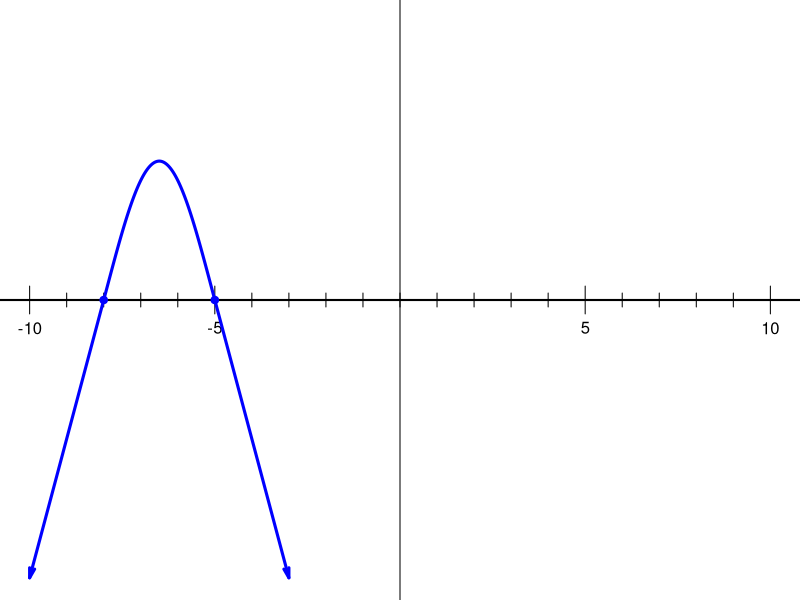
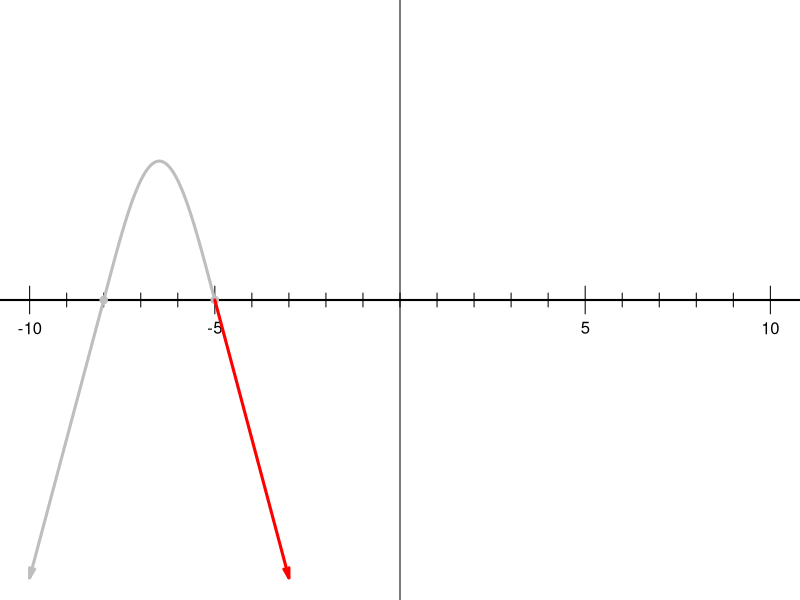

R code for these plots, in order:
## ---- chunk 1
n = sample(2:5,1)
while(T){
    root = sort(sample(1:8,n)*sample(c(-1,1),n,T))
    if(min(diff(root))>1 && max(diff(root))<7){break}
}
a = sample(c(-1,1),1)

rmix = sample(root)
if(a==1){
    exp1 = paste0("(x+",-rmix,")",collapse="")
    exp2 = paste0("(x+",rmix,")",collapse="")
    exp3 = paste0("-",paste0("(x+",-rmix,")",collapse=""))
    exp4 = paste0("-",paste0("(x+",rmix,")",collapse=""))
    exp5 = paste0("(x+",-root,")",collapse="")
    exp6 = paste0("a",paste0("(x+",-root,")",collapse=""))
} else {
    exp1 = paste0("-",paste0("(x+",-rmix,")",collapse=""))
    exp2 = paste0("-",paste0("(x+",rmix,")",collapse=""))
    exp3 = paste0("(x+",-rmix,")",collapse="")
    exp4 = paste0("(x+",rmix,")",collapse="")
    exp5 = paste0("-",paste0("(x+",-root,")",collapse=""))
    exp6 = paste0("a",paste0("(x+",-root,")",collapse=""))
}
exp1 = gsub("+-","-",exp1,fixed=T)
exp2 = gsub("+-","-",exp2,fixed=T)
exp3 = gsub("+-","-",exp3,fixed=T)
exp4 = gsub("+-","-",exp4,fixed=T)
exp5 = gsub("+-","-",exp5,fixed=T)
exp6 = gsub("+-","-",exp6,fixed=T)

exps = sample(c(exp1,exp2,exp3,exp4))
al = paste0("* $y=",exps,"$",collapse="\n")
sol = paste0(1*(exps==exp1),collapse="")

## ---- chunk 2
par(mar=c(0,0,0,0))
plot(0,0,"n",axes=F,ann=F,xlim=c(-10,10),ylim=c(-2,2))
abline(v=0,lwd=1)
abline(h=0,lwd=2)
for(i in -10:10){
    if(i%%5==0 && i!=0){
        lines(c(i,i),c(-0.1,0.1))
        text(i,-0.2,i)
    } else {
        lines(c(i,i),c(-0.05,0.05))
    }
}
xs = root
ts = rev(-(0:(n-1))*pi)
xwave = seq(min(xs),max(xs),0.01)
sf = splinefunH(xs,ts,rep(1,n))
# print(typeof(sf))
# print(sf)
lines(xwave,a*sin(sf(xwave)),col="blue",lwd=3)
points(root,rep(0,n),pch=19,col="blue")
# lines(c(max(root),max(root)+2),c(0,2*a),col="blue",lwd=3)
# lines(c(min(root),min(root)-2),c(0,2*a*(-1)^n),col="blue",lwd=3)
arrows(max(root),0,max(root)+2,2*a,col="blue",lwd=3,length=0.1,angle=15)
arrows(min(root),0,min(root)-2,2*a*(-1)^n,col="blue",lwd=3,length=0.1,angle=15)
## ---- chunk 3
ss = paste0("$x+",-root,"$",collapse=" and ")
ss = gsub("+-","-",ss,fixed=T)
## ---- chunk 4
par(mar=c(0,0,0,0))
plot(0,0,"n",axes=F,ann=F,xlim=c(-10,10),ylim=c(-2,2))
abline(v=0,lwd=1)
abline(h=0,lwd=2)
for(i in -10:10){
    if(i%%5==0 && i!=0){
        lines(c(i,i),c(-0.1,0.1))
        text(i,-0.2,i)
    } else {
        lines(c(i,i),c(-0.05,0.05))
    }
}
xs = root
ts = rev(-(0:(n-1))*pi)
xwave = seq(min(xs),max(xs),0.01)
sf = splinefunH(xs,ts,rep(1,n))
# print(typeof(sf))
# print(sf)
lines(xwave,a*sin(sf(xwave)),col="grey",lwd=3)
points(root,rep(0,n),pch=19,col="grey")

# lines(c(max(root),max(root)+2),c(0,2*a),col="blue",lwd=3)
# lines(c(min(root),min(root)-2),c(0,2*a*(-1)^n),col="blue",lwd=3)
arrows(max(root),0,max(root)+2,2*a,col="red",lwd=3,length=0.1,angle=15)
arrows(min(root),0,min(root)-2,2*a*(-1)^n,col="grey",lwd=3,length=0.1,angle=15)

if(a>0){
    wrd1 = "up"
    wrd2 = "positive"
} else {
    wrd1 = "down"
    wrd2 = "negative"
}

## ---- chunk 5
if(exp5!=exp1){
    cat("And then, since multiplication is commutative, the factors can be written in any order. In this case, the correct answer is:")
    cat(paste0("\n\n$$y=",exp1,"$$"))
}
